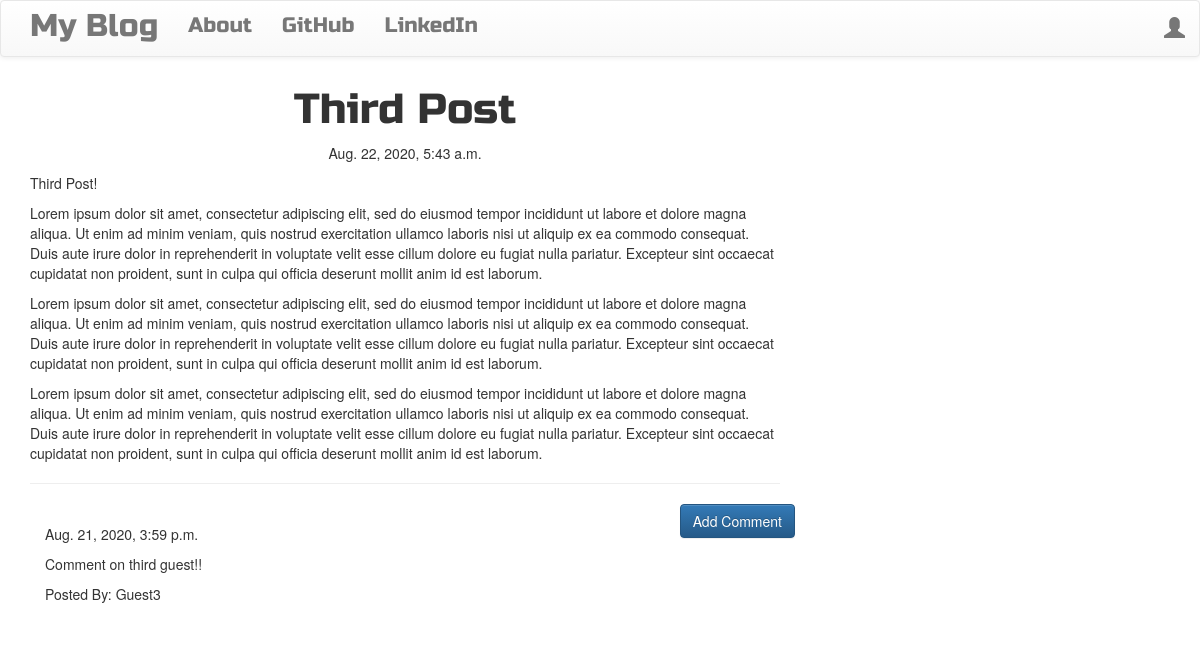
The app's page /post/4 with its own data.
### blog/models.py (models this page shows, shortened)
class Post(models.Model):
    author = models.ForeignKey('auth.User', on_delete=models.CASCADE)
    title = models.CharField(max_length=256)
    text = models.CharField(max_length=2000)
    created_date =  models.DateTimeField(default=timezone.now)
    published_date = models.DateTimeField(blank=True, null=True)

class Comment(models.Model):
    post = models.ForeignKey('blog.Post', related_name='comments', on_delete=models.CASCADE)
    author = models.CharField(max_length=256)
    text = models.TextField(max_length=2000)
    created_date = models.DateTimeField(default=timezone.now)
    approved_comment = models.BooleanField(default=False)

### blog/views.py (the view)
# urls.py: path('post/<int:pk>', views.PostDetailView.as_view(), name='post_detail'),
class PostDetailView(DetailView):
    model = Post

### blog/templates/blog/post_detail.html (shortened to what this page needs)
{% extends 'blog/base.html' %}
{% block content %}
<h1 class="posttitle loader">{{post.title}}</h1>
{% if post.published_date %}
  <div class="date postdate">
    {{ post.published_date }}
  </div>
{% else %}
  <a class="btn btn-primary" href="{% url 'post_publish' pk=post.pk %}">Publish Post</a>
{% endif %}
<p class="postcontent">{{post.text|safe|linebreaks}}</p>
<hr>
<a class="btn btn-primary btn-comment" href="{% url 'add_comment_post' pk=post.pk %}">Add Comment</a>
<div class="container">
  {% for comment in post.comments.all %}
  <br>
    {% if user.is_authenticated or comment.approved_comment %}
      {{ comment.created_date }}
        <p>{{comment.text|safe|linebreaks}}</p>
        <p>Posted By: {{comment.author}}</p>
    {% endif %}
    {% empty %}
      <p>No Comments</p>
  {% endfor %}
</div>
{% endblock %}

### blog/static/css/blog.css (style rules this page uses)
.postdate { text-align: center; }
.posttitle { font-family: 'Russo One', sans-serif; font-size: 3em; text-align: center; }
.postcontent { font-family: 'Marriweather', serif; font-size: 1.5em; }
.btn-comment { position: absolute; right: 0px; }
.loader { filter:hue-rotate(0deg); color: linear-gradient(45deg,#0f8,#08f); animation:hue 5000ms infinite linear; }

### records on screen
Post: title "Third Post", published_date "Aug. 22, 2020, 5:43 a.m.", text "Third Post! Lorem ipsum dolor sit amet, consectetur adipiscing elit, sed do eiusmod tempor incididunt ut labore et dolore magna aliqua. Ut enim ad minim veniam, quis nostrud exercitation ullamco laboris nisi ut aliquip ex ea commodo consequat. Duis aute irure dolor in reprehenderit in voluptate velit esse cillum dolore eu fugiat nulla pariatur. Excepteur sint occaecat cupidatat non proident, sunt in culpa qui officia deserunt mollit anim id est laborum. Lorem ipsum dolor sit amet, consectetur adipiscing elit, sed do eiusmod tempor incididunt ut labore et dolore magna aliqua. Ut enim ad minim veniam, quis nostrud exercitation ullamco laboris nisi ut aliquip ex ea commodo consequat. Duis aute…"
Comment: created_date "Aug. 21, 2020, 3:59 p.m.", text "Comment on third guest!!", author "Guest3"
